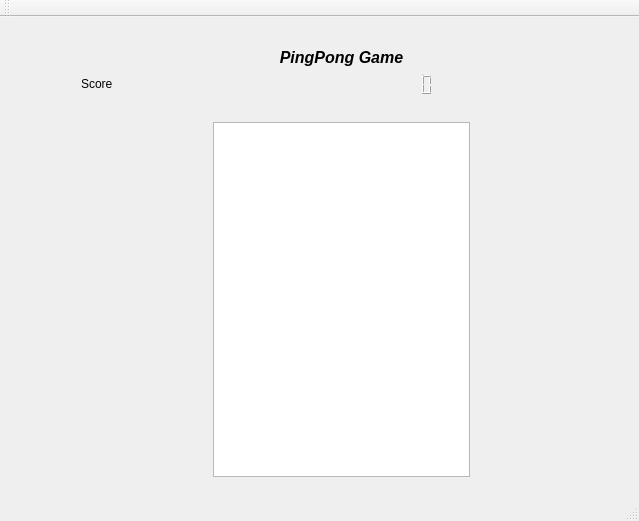
<?xml version="1.0" encoding="UTF-8"?>
<ui version="4.0">
 <class>MainWindow</class>
 <widget class="QMainWindow" name="MainWindow">
  <property name="geometry">
   <rect>
    <x>0</x>
    <y>0</y>
    <width>639</width>
    <height>521</height>
   </rect>
  </property>
  <property name="windowTitle">
   <string>MainWindow</string>
  </property>
  <widget class="QWidget" name="centralWidget">
   <widget class="QWidget" name="gridLayoutWidget">
    <property name="geometry">
     <rect>
      <x>70</x>
      <y>20</y>
      <width>411</width>
      <height>451</height>
     </rect>
    </property>
    <layout class="QGridLayout" name="gridLayout">
     <item row="3" column="2">
      <widget class="QLCDNumber" name="lcdNumber">
       <property name="lineWidth">
        <number>0</number>
       </property>
      </widget>
     </item>
     <item row="6" column="1" colspan="2">
      <widget class="QGraphicsView" name="boardView"/>
     </item>
     <item row="5" column="1" colspan="2">
      <spacer name="horizontalSpacer">
       <property name="orientation">
        <enum>Qt::Horizontal</enum>
       </property>
       <property name="sizeHint" stdset="0">
        <size>
         <width>40</width>
         <height>20</height>
        </size>
       </property>
      </spacer>
     </item>
     <item row="1" column="1" rowspan="2" colspan="2">
      <widget class="QLabel" name="label">
       <property name="layoutDirection">
        <enum>Qt::LeftToRight</enum>
       </property>
       <property name="text">
        <string>&lt;html&gt;&lt;head/&gt;&lt;body&gt;&lt;p align=&quot;center&quot;&gt;&lt;span style=&quot; font-size:12pt; font-weight:600; font-style:italic;&quot;&gt;PingPong Game&lt;/span&gt;&lt;/p&gt;&lt;/body&gt;&lt;/html&gt;</string>
       </property>
       <property name="textFormat">
        <enum>Qt::AutoText</enum>
       </property>
      </widget>
     </item>
     <item row="3" column="0">
      <widget class="QLabel" name="label_2">
       <property name="enabled">
        <bool>true</bool>
       </property>
       <property name="lineWidth">
        <number>0</number>
       </property>
       <property name="text">
        <string>&lt;html&gt;&lt;head/&gt;&lt;body&gt;&lt;p&gt;Score&lt;/p&gt;&lt;/body&gt;&lt;/html&gt;</string>
       </property>
      </widget>
     </item>
     <item row="3" column="1">
      <layout class="QVBoxLayout" name="verticalLayout"/>
     </item>
    </layout>
   </widget>
  </widget>
  <widget class="QMenuBar" name="menuBar">
   <property name="geometry">
    <rect>
     <x>0</x>
     <y>0</y>
     <width>639</width>
     <height>22</height>
    </rect>
   </property>
  </widget>
  <widget class="QToolBar" name="mainToolBar">
   <attribute name="toolBarArea">
    <enum>TopToolBarArea</enum>
   </attribute>
   <attribute name="toolBarBreak">
    <bool>false</bool>
   </attribute>
  </widget>
  <widget class="QStatusBar" name="statusBar"/>
 </widget>
 <layoutdefault spacing="6" margin="11"/>
 <resources/>
 <connections/>
</ui>
